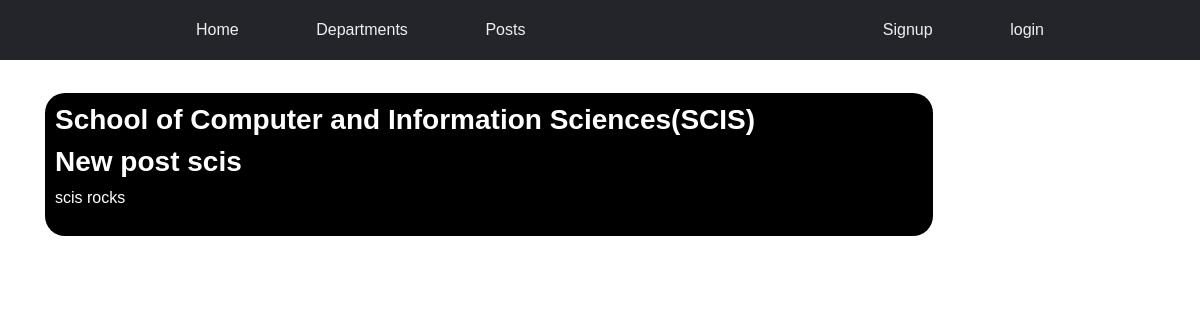
The page /department/posts/1/ on the database as committed earlier.
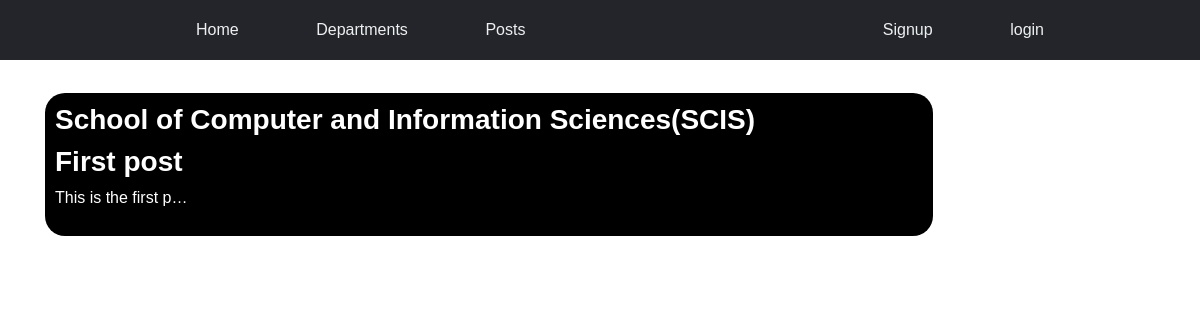
The same page on the database as committed later.
### posts/models.py (models this page shows, shortened)
class Post(models.Model):
    title = models.CharField(max_length=100)
    message = models.TextField()
    user = models.ForeignKey(User, related_name='posts', on_delete=models.CASCADE)
    created_at = models.DateTimeField(auto_now=True)
    department = models.ForeignKey(Department, related_name='posts', null=True, blank=True,on_delete=models.CASCADE)
    class Meta:
        ordering = ["-created_at"]

### department/views.py (the view)
# urls.py: path('posts/<int:pk>/', views.dept_posts, name='posts'),
def dept_posts(request, pk):
    department = get_object_or_404(Department, pk=pk)
    posts = department.posts.all()
    return render(request, 'department/department_posts.html',
                            {'department': department,
                            'posts': posts,})

### department/templates/department/department_posts.html
{% extends 'base.html' %}
{% block content %}
 <div class='post-list'>
    <h3><a href="{% url 'department:details' pk=department.pk %}">{{ department.name }}</a></h3>
    {% for post in posts %}
        <h3><a href="{% url 'posts:details' pk=post.pk %}">{{ post.title }}</a></h3>
        <p style='white-space: nowrap;
                    overflow: hidden;
                    text-overflow: ellipsis;
                    max-width: 15ch;'>
            {{post.message}}
        </p>
    {% endfor %}
 </div>
{% endblock %}

Rows that differ between the two databases and show on the page:
removed Post: title "New post scis", message "scis rocks"
added Post: title "First post", message "This is the first p…"
